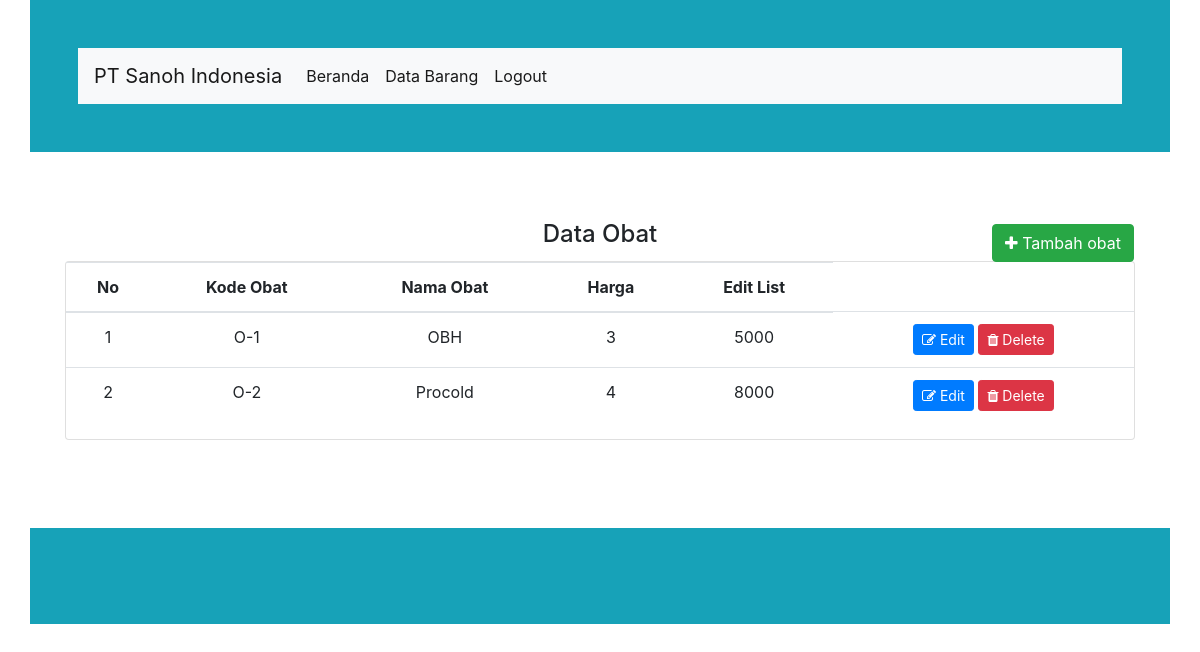
/index.php/admin/obat, run on the app's committed database.
### tables this page shows
CREATE TABLE `data_obat` (
  `id_obat` int(11) NOT NULL,
  `kode_obat` varchar(250) NOT NULL,
  `nama` varchar(250) NOT NULL,
  `stok` int(250) NOT NULL,
  `harga` int(250) NOT NULL
);

### application/controllers/admin/Obat.php (called while the page is built, shortened)
<?php
class Obat extends CI_Controller {
    public function index(){
        $data['data_obat']=$this->db->query('select * from data_obat where stok between 1 and 10');
        $data['data_obat']=$data['data_obat']->num_rows();
    $data['obat'] = $this->m_crud->tampil_data('data_obat')->result();
		$this->load->view('admin/obat/v_data_obat',$data);
      }
}

### index.php (called while the page is built, shortened)
<?php
require_once BASEPATH.'core/CodeIgniter.php';

### application/models/M_crud.php (called while the page is built, shortened)
<?php
class M_crud extends CI_Model {
 	function tampil_data($table){
		return $this->db->get($table);
	}
}
    ?>

### application/views/admin/obat/v_data_obat.php (the view, shortened to what this page needs)
<body>
<main>
<div class="container my-5">
       <div class="card-body text-center">
    <h4 class="card-title">Data Obat</h4>
<div><?php echo $this->session->flashdata('msg'); ?>
    <div class="card">
        <button id="add__new__list" type="button" class="btn btn-success position-absolute" data-toggle="modal" data-target=".bd-example-modal-lg"><i class="fa fa-plus"></i> Tambah obat</button>
        <table class="table table-hover">
            <thead>
              <tr>
                <th scope="col">No</th>
                <th scope="col">Kode Obat</th>
                <th scope="col">Nama Obat</th>
                <th scope="col">Harga</th>
                <th scope="col">Edit List</th>
              </tr>
            </thead>
            <tbody>
            <?php if (empty($obat)) { ?>
                <tr>
                      <td colspan="8">Data Belum Ada</td>
                </tr>
            <?php
                } else {
                    $no = 0;
                    foreach ($obat as $rowobat) {
                            $no++;
            ?>
                <tr>
                   <td><?php echo $no ?></td>
                   <td><?php echo $rowobat->kode_obat ?></td>
                    <td><?php echo $rowobat->nama ?></td>
                    <td><?php echo $rowobat->stok ?></td>
                    <td><?php echo $rowobat->harga ?></td>
                    <td>
                    <a class="btn btn-sm btn-primary" href="<?php echo base_url() ?>index.php/admin/obat/edit/<?php echo $rowobat->id_obat ?>"><i class="fa fa-edit"></i> Edit</a>
                    <a class="btn btn-sm btn-danger" href="<?php echo base_url() ?>index.php/admin/obat/hapus/<?php echo $rowobat->id_obat ?>"><i class="fa fa-trash"></i> Delete</a>
                    </td>
                           </tr>
                <?php }} ?>
            </tbody>
          </table>
    </div>
</main>

### application/views/admin/sniphets/header.php (style rules this page uses)
body { background-image:url(https://i0.wp.com/bekasiloker.com/wp-content/uploads/2018/07/Screenshot_1.png?fit=600%2C357); background-size: 100%; }
#add__new__list { top: -38px; right: 0px; }

### data on the page
data_obat: kode_obat "O-1", nama "OBH", stok "3", harga "5000"
data_obat: kode_obat "O-2", nama "Procold", stok "4", harga "8000"
